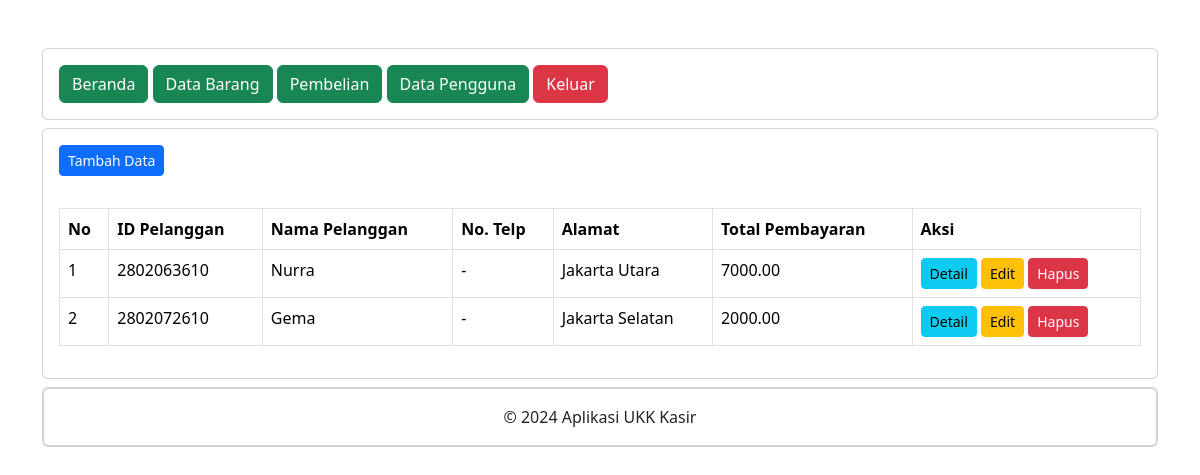
Page /administrator/pembelian.php (signed in) on the committed database.
### tables this page shows
CREATE TABLE `penjualan` (
  `id_penjualan` int(11) NOT NULL,
  `tanggalpenjualan` date NOT NULL,
  `totalharga` decimal(10,2) NOT NULL,
  `id_pelanggan` int(10) UNSIGNED NOT NULL
);

CREATE TABLE `pelanggan` (
  `id_pelanggan` int(10) UNSIGNED NOT NULL,
  `namapelanggan` varchar(255) NOT NULL,
  `alamat` text NOT NULL,
  `no` varchar(15) NOT NULL
);

### administrator/pembelian.php (the view, shortened to what this page needs)
<?php
include "header.php";
include "navbar.php";
?>
<div class="card mt-2">
    <div class="card-body">
        <button type="button" class="btn btn-primary btn-sm" data-bs-toggle="modal" data-bs-target="#tambah-data">
            Tambah Data
        </button>
    </div>
    <div class="card-body">
        <table class="table table-bordered">
             <thead>
                <tr>
                    <th>No</th>
                    <th>ID Pelanggan</th>
                    <th>Nama Pelanggan</th>
                    <th>No. Telp</th>
                    <th>Alamat</th>
                    <th>Total Pembayaran</th>
                    <th>Aksi</th>
                </tr>
            </thead>
            <tbody>
                <?php
                include '../koneksi.php';
                $no = 1;
                $data = mysqli_query($koneksi,"SELECT * FROM pelanggan INNER JOIN penjualan ON pelanggan.id_pelanggan=penjualan.id_pelanggan");
                while($d = mysqli_fetch_array($data)){
                    ?>
                    <tr>
                        <td><?php echo $no++; ?></td>
                        <td><?php echo $d['id_pelanggan'] ?></td>
                        <td><?php echo $d['namapelanggan'] ?></td>
                        <td><?php echo $d['no'] ?></td>
                        <td><?php echo $d['alamat'] ?></td>
                        <td><?php echo $d['totalharga'] ?></td>
                        <td>
                            <a class="btn btn-info btn-sm" href="detail_pembelian.php?id_pelanggan=<?php echo $d['id_pelanggan']; ?>">Detail</a>
                            <button type="button" class="btn btn-warning btn-sm" data-bs-toggle="modal" data-bs-target="#edit-data<?php
                            echo $d['id_pelanggan']; ?>">
                                Edit
                            </button>
                            <button type="button" class="btn btn-danger btn-sm" data-bs-toggle="modal" data-bs-target="#hapus-data<?php
                            echo $d['id_pelanggan']; ?>">
                                Hapus
                            </button>
                        </td>
                    </tr>
                <?php } ?>
            </tbody>
        </table>
    </div>
</div>
<?php
include "footer.php";
?>

### rows in the picture
penjualan: id_pelanggan "2802063610", id_pelanggan.namapelanggan "Nurra", id_pelanggan.no "-", id_pelanggan.alamat "Jakarta Utara", totalharga "7000.00"
penjualan: id_pelanggan "2802072610", id_pelanggan.namapelanggan "Gema", id_pelanggan.no "-", id_pelanggan.alamat "Jakarta Selatan", totalharga "2000.00"
